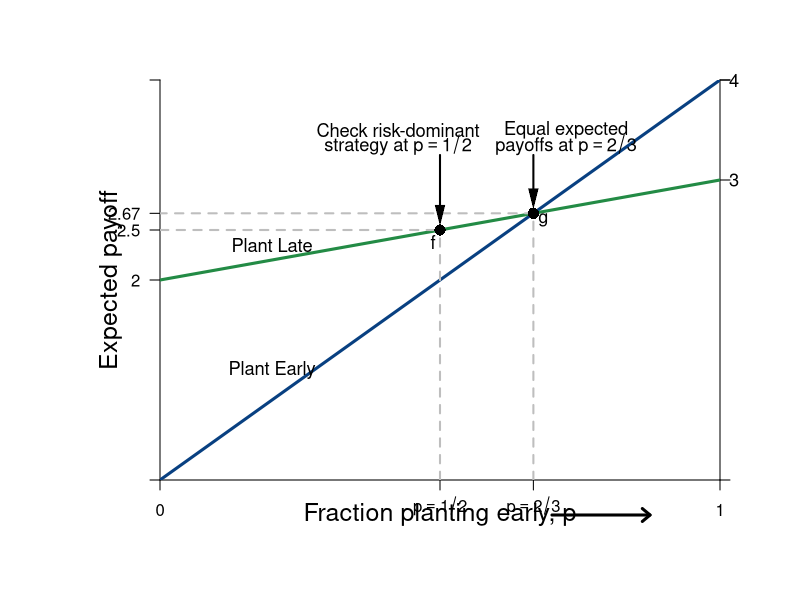

Here is the R script that generated this plot:
#Graph Designer: Simon Halliday
#Authors: Bowles, Foley and Halliday
#Title: Coordination, Conflict and Competition: A Text in Microeconomics
library(shape)
pdf(file = "risk/palanpur_risk_dom.pdf", width = 10, height = 8)

#Set parameters for graphics
axislabelsize <- 1.5
labelsize <- 1.1
graphlinewidth <- 3
segmentlinewidth <- 2

COL <- c("#7fc97f", "#beaed4", "#fdc086", "#ffff99", "#386cb0", "#f0027f", "#bf5b17", "#666666")
COLA <- c("#e0f3db", "#99d8c9","#66c2a4","#41ae76", "#238b45", "#005824")
COLB <- c("#4eb3d3", "#2b8cbe", "#0868ac","#084081")

#Edited the margins to cater for the larger LHS labels
par(mar =  c(6, 8, 4, 4))

#proportion of wealth functions

expected_late <- function(x){
  20 + 0.25*x
}

expected_early <- function(x){
  x
}


#Add limits on axes and levels of utility for each function 
ylims <- c(0, 40)
xlims <- c(0, 40)

npts <- 501 
x <- seq(xlims[1], xlims[2], length.out = npts)
y <- seq(ylims[1], ylims[2], length.out = npts) 

plot(0, 0, xlim = xlims, ylim = ylims, type = "n",
     xlab = expression(paste("")),
     ylab = expression(paste("")), 
     xaxt = "n", 
     yaxt = "n", 
     cex.lab = axislabelsize, 
     bty = "n", 
     xaxs="i", 
     yaxs="i"
)

#x and y limits with plain axes without ticks/numbers to match previous graph; y axes on both sides

ticksx <- c(0, 20, 26.67, 40)
xlabels <- c(0, expression(paste(p == 1/2)),expression(paste(p == 2/3)), 1)
ticksy <- c(ylims[1], 20, expected_late(20), expected_late(26.67), ylims[2])
ylabels <- c(NA, 2, 2.5, 2.67, NA)
ticksy2 <- c(ylims[1], 30, 40, ylims[2])
ylabels2 <- seq(from = 0, to = ylims[2], by = 10)


axis(1, at = ticksx,  pos = 0, labels = xlabels)
axis(2, at = ticksy,  pos = 0, labels = ylabels, las = 1)
axis(4, at = ticksy2, pos = xlims[2], labels = FALSE,las=1)


npts <- 503 
xx1 <- seq(xlims[1], xlims[2], length.out = npts)
xx2 <- seq(0, xlims[2], length.out = npts)
xx3 <- seq(xlims[1], 0, length.out = npts)
xx4 <- seq(-11, 0, length.out = npts)

#Axis labels and draw linear utility functions
text(xlims[2]*0.5, -3.5, expression(paste("Fraction planting early, p")), xpd = TRUE, cex = axislabelsize)
text(-3.5, 0.5*ylims[2], expression(paste("Expected payoff")), xpd = TRUE, cex = axislabelsize, srt = 90) 


text(41, ylims[2], expression(paste(4)), xpd = TRUE, cex = labelsize) 
text(41, 0.75*ylims[2], expression(paste(3)), xpd = TRUE, cex = labelsize) 

lines(xx1, expected_early(xx1), col = COLB[4], lwd = graphlinewidth)
lines(xx1, expected_late(xx1), col = COLA[5], lwd = graphlinewidth)

#Label points on line

text(20 - 0.5, expected_late(20) - 1.2, expression(paste("f")), cex = labelsize)
segments(20, 0, 20, expected_late(20), lty = 2, col = "gray", lwd = segmentlinewidth)
segments(0, expected_late(20), 20, expected_late(20), lty = 2, col = "gray", lwd = segmentlinewidth)
points(20, expected_late(20), pch = 16, col = "black", cex = 1.5)

text(26.67 + 0.7, expected_early(26.67) - 0.7, expression(paste("g")), cex = labelsize)
segments(26.67, expected_early(26.67), 0, expected_early(26.67), lty = 2, col = "gray", lwd = segmentlinewidth)
segments(26.67, 0, expected_early(26.67), 26.67, lty = 2, col = "gray", lwd = segmentlinewidth)
points(26.67, expected_early(26.67), pch = 16, col = "black", cex = 1.5)

# text(33 + 0.7, 7 + 0.7, expression(paste("h")), cex = labelsize)
# segments(33, 7, 0, 7, lty = 2, col = "gray", lwd = segmentlinewidth)
# points(33, 7, pch = 16, col = "black", cex = 1.5)


#Label relevant points on axes
text(8, 23.5, expression(paste("Plant Late")), xpd = TRUE, cex = labelsize)
text(8, 11, expression(paste("Plant Early")),  xpd = TRUE, cex = labelsize)

#Axis arrow
arrows(28, -3.5, 35, -3.5, xpd = TRUE, length=0.1,angle=40,lwd=3)

#Risk Dominant Strategy
text(17, 35, expression(paste("Check risk-dominant")), xpd = TRUE, cex = labelsize)
text(17, 33.5, expression(paste("strategy at ", p == 1/2)), xpd = TRUE, cex = labelsize)
Arrows(20, 32.5, 20, expected_late(20) + 1.5, col = "black", lty = 1, lwd = 2, code = 2, arr.type = "triangle", arr.lwd = 0.5)

#Equal expected payoffs
text(29, 35, expression(paste("Equal expected")), xpd = TRUE, cex = labelsize)
text(29, 33.5, expression(paste("payoffs at ", p == 2/3)), xpd = TRUE, cex = labelsize)
Arrows(26.67, 32.5, 26.67, expected_late(26.67) + 1.5, col = "black", lty = 1, lwd = 2, code = 2, arr.type = "triangle", arr.lwd = 0.5)


dev.off()
